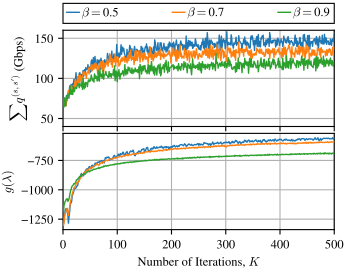

The Python source for this figure:
import os

import matplotlib.pyplot as plt
import numpy as np

#create a figure with (2,1) subplots
FONT_SIZE = 9
fig_width_px = 350
fig_height_px = 275
dpi = 100  # Typical screen DPI, adjust if necessary
fig_width_in = fig_width_px / dpi
fig_height_in = fig_height_px / dpi

plt.rcParams.update({
    # --- make every normal string use Times or the best fall-back ----
    'font.family' : 'serif',
    'font.serif'  : ['Times New Roman', 'Times', 'Nimbus Roman', 'STIXGeneral'],
    # --- keep your existing sizing rules ----------------------------
    'font.size'        : FONT_SIZE,
    'axes.titlesize'   : FONT_SIZE,
    'axes.labelsize'   : FONT_SIZE,
    'xtick.labelsize'  : FONT_SIZE,
    'ytick.labelsize'  : FONT_SIZE,
    'legend.fontsize'  : FONT_SIZE,
})
plt.rc('mathtext', fontset='cm')


current_dir = os.path.dirname(os.path.abspath(__file__))
results_dir = os.path.join(current_dir, os.path.pardir, "test_dual_optimization_starlink_1000_varying_beta")

# Plot the data
fig, axs = plt.subplots(1,2,)
fig.set_size_inches(fig_width_in, fig_height_in)  # 3.5 inches width, height adjusted to maintain aspect ratio

beta = [0.5, 0.7, 0.9]
N_POINTS = 500
res = np.zeros((len(beta), 4, N_POINTS))
result_list = []
for i, b in enumerate(beta):
    print(f"Processing beta = {b}")
    tmp_dir = "test_dual_optimization_starlink_1000_varying_beta-2025-July-17-10-52-10-ail"
    fname = f"DualSimulation.d_o.beta{int(b*10)}.txt"
    data_file = os.path.join(results_dir, tmp_dir, fname)
    data = np.genfromtxt(data_file, delimiter=',')
    res[i, 0, :] = data[:, 3]
    
    result_list.append(data[:, 3])
    fname = f"DualSimulation.gap.beta{int(b*10)}.txt"
    data_file = os.path.join(results_dir, tmp_dir, fname)
    data = np.genfromtxt(data_file, delimiter=',')
    res[i, 1, :] = data[:, 3]

    fname = f"DualSimulation.mwm.beta{int(b*10)}.txt"
    data_file = os.path.join(results_dir, tmp_dir, fname)
    data = np.genfromtxt(data_file, delimiter=',')
    res[i, 2, :] = data[:, 3]
    
    fname = f"DualSimulation.p_o.beta{int(b*10)}.txt"
    data_file = os.path.join(results_dir, tmp_dir, fname)
    data = np.genfromtxt(data_file, delimiter=',')
    res[i, 3, :] = -data[:, 3]

# colors = ["#FFD9B6","#FDBD88","#E96900","#AD4E00","#723300"]

lines1 = []
lines2 = []
index = [0,3]
for a in range(2):
    for i, b in enumerate(beta):
        print(f"Plotting beta = {b}",i)
        print(result_list)
        line, = axs[a].plot(np.arange(N_POINTS)+1, res[i,index[a],:],linewidth=1, zorder=3)
        lines1.append(line)

        axs[a].set_position([0.18, 0.165 + a*0.375, 0.775, 0.35])
        axs[a].set_xlim(0, N_POINTS)

        axs[a].grid(True, zorder=0)

axs[0].set_xlabel(r'Number of Iterations, $K$')
axs[0].set_ylabel(r'$g(\lambda)$')

axs[1].set_xticks(np.arange(1, N_POINTS+1, 100))
axs[1].set_xticklabels(np.arange(1, N_POINTS+1, 100))
# Remove the second x-axis ticks
axs[1].set_xticks(np.arange(0, N_POINTS+1, 100))
axs[1].set_xticklabels([])
axs[1].set_ylim(40, 160)
axs[1].set_ylabel(r"$\sum q^{(s,s')}$ (Gbps)")
# Add a legend

# data_name_list = [r"$\beta=$"+f"{0.1+0.2*i:.1f}" for i in range(5)] 
# ncol = 3  # Number of columns in the legend
# h, l = lines1, data_name_list
# nrows = -(-len(h) // ncol)                         # ceiling division
# idx   = np.arange(len(h))
# pad   = nrows * ncol - len(idx)
# idx   = np.concatenate([idx, np.full(pad, -1)])    # pad
# order = idx.reshape(nrows, ncol).T.ravel()
# order = order[order >= 0]                          # drop sentinels
# h = [h[i] for i in order]
# l = [l[i] for i in order]
name = [r"$\beta=$"+f"{b:.1f}" for b in beta]
leg = fig.legend(lines1 ,name,fontsize=FONT_SIZE, loc='lower left', bbox_to_anchor=(0.18, 0.915, 0.775, 0.15), mode="expand",ncol = 3 ,borderaxespad=0.,handlelength=1, handleheight= 0.8, handletextpad=0.2, 
frameon=True,          # draw a frame
fancybox=False,        # <-- square corners (like MATLAB)
edgecolor='black',     # black  frame edge
facecolor='white',     # white background
framealpha=1,          # fully opaque
borderpad=0.3,         # tight inner padding (font-size units)
labelspacing=0.2,      # tight vertical space between rows
)   
leg.get_frame().set_linewidth(0.8)  # MATLAB-thin border

# leg = plt.legend(lines2, [r"$\beta=$"+f"{0.1+0.2*i:.1f}" for i in range(5)] ,fontsize=FONT_SIZE, loc='lower left', bbox_to_anchor=(0.125, 0.8, 0.7, 0.3), mode="expand",ncol = 3 ,borderaxespad=0.,handlelength=1, handleheight= 0.8, handletextpad=0.2, 
# frameon=True,          # draw a frame
# fancybox=False,        # <-- square corners (like MATLAB)
# edgecolor='black',     # black  frame edge
# facecolor='white',     # white background
# framealpha=1,          # fully opaque
# borderpad=0.5,         # tight inner padding (font-size units)
# labelspacing=0.1,      # tight vertical space between rows
# )   
# leg.get_frame().set_linewidth(0.8)  # MATLAB-thin border
# axs.add_artist(leg)

# Save the figure as a PDF
print("Saving figure to:", current_dir)
output_path = os.path.join(current_dir, os.path.splitext(os.path.basename(__file__))[0]) + '.pdf'

fig.savefig(output_path, format='pdf', pad_inches=0.)
